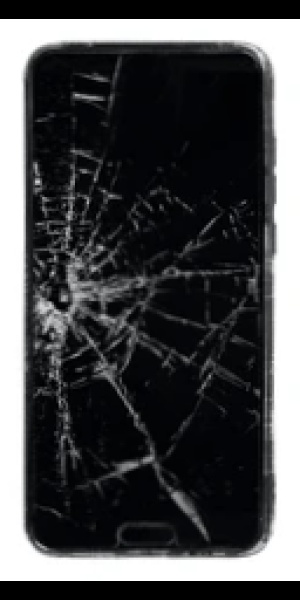
#> input picture processed_phones/phone_1.jpg, 300 x 600 px; its folder holds only this picture in this run
$ python rotation.py
#> lines starting #> are read from the running program, lines starting #| are printed output that depends on the picture; after the words box and inside, x2 and y2 are one past the last pixel; in counts of white or black regions, pixels touching at a corner belong together
#> in rotate_to_vertical, img_cv is the input picture: shape (600, 300, 3); mean B, G, R 76.9, 75.1, 74.4
import os
from PIL import Image
import cv2
import numpy as np

def intersection(line1, line2):
    rho1, theta1 = line1
    rho2, theta2 = line2
    A = np.array([
        [np.cos(theta1), np.sin(theta1)],
        [np.cos(theta2), np.sin(theta2)]
    ])
    b = np.array([[rho1], [rho2]])
    if np.linalg.det(A) == 0:
        return None
    x0, y0 = np.linalg.solve(A, b)
    return [float(x0), float(y0)]

def find_four_edges_and_corners(image, debug_path=None):
    """
    Thresholding + Hough Line approach: Detects four straight lines (top, bottom, left, right)
    using Hough Line Transform on a thresholded image. Draws the four lines and their intersections
    (corners) in the debug image. Returns the four corners if found.
    """
#> called with debug_path = 'output_rotated/phone_1_edges_debug.jpg'
    import math

    def intersection(line1, line2):
        rho1, theta1 = line1
        rho2, theta2 = line2
        A = np.array([
            [np.cos(theta1), np.sin(theta1)],
            [np.cos(theta2), np.sin(theta2)]
        ])
        b = np.array([[rho1], [rho2]])
        if np.linalg.det(A) == 0:
            return None
        x0, y0 = np.linalg.solve(A, b)
        return [float(x0), float(y0)]

    gray = cv2.cvtColor(image, cv2.COLOR_BGR2GRAY)
    # Thresholding
    _, binary = cv2.threshold(gray, 0, 255, cv2.THRESH_BINARY + cv2.THRESH_OTSU)
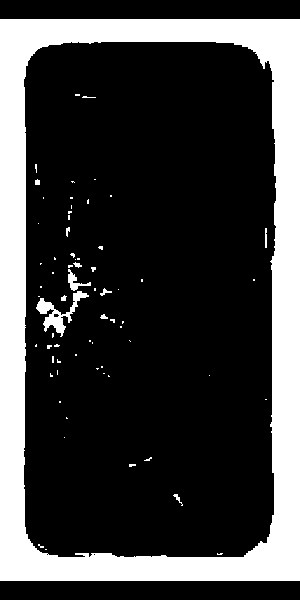
#> binary: shape (600, 300); 24.6% white; 68 white regions (57 under 20 px), largest, box (x1, y1, x2, y2) and area: (0, 19, 300, 581) 42774, (36, 291, 89, 337) 698, (68, 269, 91, 291) 169
    # Morphological close to connect edges
    kernel = cv2.getStructuringElement(cv2.MORPH_RECT, (7, 7))
    closed = cv2.morphologyEx(binary, cv2.MORPH_CLOSE, kernel)
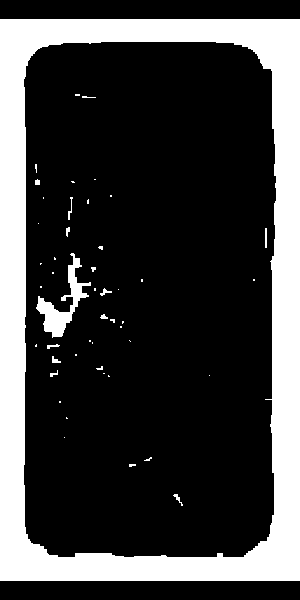
#> closed: shape (600, 300); 24.9% white; 48 white regions (36 under 20 px), largest, box (x1, y1, x2, y2) and area: (0, 19, 300, 581) 43006, (36, 253, 91, 338) 1319, (68, 197, 73, 220) 40

    # Hough Line Transform
    lines = cv2.HoughLines(closed, 1, np.pi / 180, threshold=120)
#> lines = 735 rows, first 8: [294, 0.0349], [22, 0.0175], [285, 0.0175], [23, 0.0349], [300, 0.0349], [-268, 3.09], [-278, 3.11], [-275, 3.11]
    debug_img = image.copy()
    h_img, w_img = image.shape[:2]
#> h_img = 600; w_img = 300
    y_center = h_img // 2
#> y_center = 300
    x_center = w_img // 2
#> x_center = 150

    # Draw all detected lines in green
    if lines is not None:
        for l in lines:
            rho, theta = l[0]
            a = np.cos(theta)
            b = np.sin(theta)
            x0 = a * rho
            y0 = b * rho
            pt1 = (int(x0 + 1000 * (-b)), int(y0 + 1000 * (a)))
            pt2 = (int(x0 - 1000 * (-b)), int(y0 - 1000 * (a)))
            cv2.line(debug_img, pt1, pt2, (0, 255, 0), 1)
#> this loop made 735 passes
#> (rho, theta, a, b, x0, y0, pt1, pt2) on passes 1 to 3: (294, 0.0349, 0.999, 0.0349, 293.8, 10.26, (258, 1009), (328, -989)), (22, 0.0175, 1, 0.0175, 22, 0.384, (4, 1000), (39, -999)), (285, 0.0175, 1, 0.0175, 285, 4.97, (267, 1004), (302, -994))
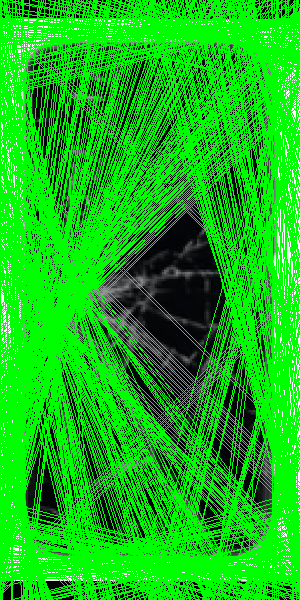
#> debug_img: shape (600, 300, 3); mean B, G, R 12.8, 187.2, 11.8

    # Separate lines into near-vertical and near-horizontal
    verticals = []
    horizontals = []
    if lines is not None:
        for l in lines:
            rho, theta = l[0]
            angle = np.degrees(theta)
            if (80 < angle < 100) or (260 < angle < 280):  # near-vertical
                if abs(np.cos(theta)) > 1e-6:
                    x_int = (rho - y_center * np.sin(theta)) / np.cos(theta)
                    verticals.append((rho, theta, x_int))
            elif (angle < 10 or angle > 170):  # near-horizontal
                if abs(np.sin(theta)) > 1e-6:
                    y_int = (rho - x_center * np.cos(theta)) / np.sin(theta)
                    horizontals.append((rho, theta, y_int))
#> this loop made 735 passes
#> (rho, theta, angle, y_int) on passes 1 to 12: (294, 0.0349, 2, 4128.8), (22, 0.0175, 1, -7332.9), (285, 0.0175, 1, 7736.6), (23, 0.0349, 2, -3636.4), (300, 0.0349, 2, 4300.7), (-268, 3.09, 177, -2258.6), (-278, 3.11, 178, -3670.3), (-275, 3.11, 178, -3584.3), (-272, 3.11, 178, -3498.4), (-6, 3.11, 178, 4123.5), (-4, 3.11, 178, 4180.8), (0, 3.11, 178, 4295.4)
#> (rho, theta, angle, x_int) on passes 36 to 41: (550, 1.66, 95, -2881.5), (45, 1.48, 85, -2912.7), (577, 1.5, 86, 3981.4), (557, 1.64, 94, -3694.7), (20, 1.66, 95, 3199.5), (576, 1.48, 85, 3179.8)

    # Select leftmost and rightmost verticals by x-intercept
    selected_verticals = []
    if len(verticals) >= 2:
        verticals_sorted = sorted(verticals, key=lambda x: x[2])
        selected_verticals = [verticals_sorted[0][:2], verticals_sorted[-1][:2]]
    elif len(verticals) == 1:
        selected_verticals = [verticals[0][:2], verticals[0][:2]]

    # Select topmost and bottommost horizontals by y-intercept
    selected_horizontals = []
    if len(horizontals) >= 2:
        horizontals_sorted = sorted(horizontals, key=lambda x: x[2])
        selected_horizontals = [horizontals_sorted[0][:2], horizontals_sorted[-1][:2]]
    elif len(horizontals) == 1:
        selected_horizontals = [horizontals[0][:2], horizontals[0][:2]]

    # Draw the four selected edges in yellow and thicker
    for l in selected_verticals + selected_horizontals:
        rho, theta = l
        a = np.cos(theta)
        b = np.sin(theta)
        x0 = a * rho
        y0 = b * rho
        pt1 = (int(x0 + 1000 * (-b)), int(y0 + 1000 * (a)))
        pt2 = (int(x0 - 1000 * (-b)), int(y0 - 1000 * (a)))
        cv2.line(debug_img, pt1, pt2, (0, 255, 255), 4)
#> this loop made 4 passes
#> l on passes 1 to 4: (24, 1.55), (25, 1.59), (-289, 3.12), (-1, 3.12)
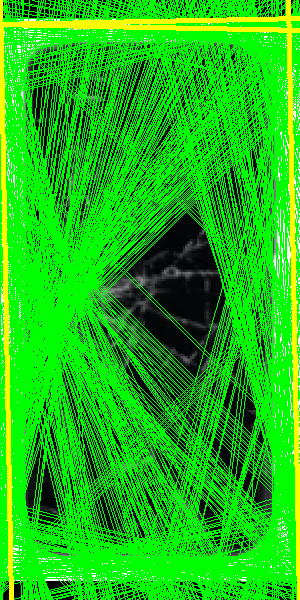
#> debug_img: shape (600, 300, 3); 4.68% of pixels changed, all inside (x1, y1, x2, y2) = (0, 0, 300, 600)

    # Find corners by intersection
    corners = []
    if len(selected_verticals) == 2 and len(selected_horizontals) == 2:
        for h in selected_horizontals:
            for v in selected_verticals:
                pt = intersection(h, v)
                if pt is not None:
                    corners.append(pt)
#> this loop made 2 passes
        if len(corners) == 4:
            corners = np.array(corners)
            s = corners.sum(axis=1)
            diff = np.diff(corners, axis=1)
            ordered = np.zeros((4, 2), dtype="float32")
            ordered[0] = corners[np.argmin(s)]  # top-left
            ordered[2] = corners[np.argmax(s)]  # bottom-right
            ordered[1] = corners[np.argmin(diff)]  # top-right
            ordered[3] = corners[np.argmax(diff)]  # bottom-left
            # Draw corners in red
            for idx, pt in enumerate(ordered):
                cv2.circle(debug_img, (int(pt[0]), int(pt[1])), 10, (0, 0, 255), -1)
                cv2.putText(debug_img, str(idx), (int(pt[0]), int(pt[1])), cv2.FONT_HERSHEY_SIMPLEX, 1, (255, 0, 0), 2)
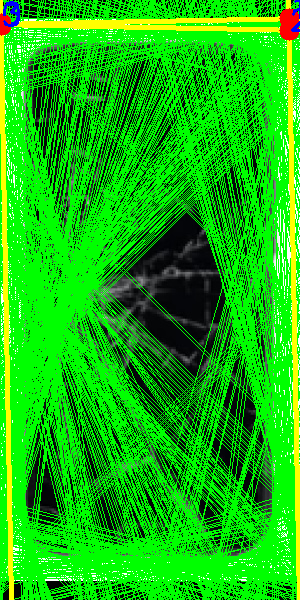
#> debug_img: shape (600, 300, 3); 0.56% of pixels changed, all inside (x1, y1, x2, y2) = (0, 0, 300, 41)
            corners = ordered
        else:
            corners = None
    else:
        corners = None

    # Always save debug images
    if debug_path is not None:
        cv2.imwrite(debug_path, debug_img)

    if corners is not None and len(corners) == 4:
        return corners, (selected_verticals, selected_horizontals)
    else:
        return None, (selected_verticals, selected_horizontals)

def four_point_transform(image, pts):
    rect = pts
    (tl, tr, br, bl) = rect

    widthA = np.linalg.norm(br - bl)
    widthB = np.linalg.norm(tr - tl)
    maxWidth = int(max(widthA, widthB))

    heightA = np.linalg.norm(tr - br)
    heightB = np.linalg.norm(tl - bl)
    maxHeight = int(max(heightA, heightB))

    if maxWidth < 10 or maxHeight < 10:
        print("Invalid output size, skipping transform.")
        return image

    dst = np.array([
        [0, 0],
        [maxWidth - 1, 0],
        [maxWidth - 1, maxHeight - 1],
        [0, maxHeight - 1]
    ], dtype="float32")

    M = cv2.getPerspectiveTransform(rect, dst)
    warped = cv2.warpPerspective(image, M, (maxWidth, maxHeight))
    return warped

def rotate_to_vertical(image_path, save_path=None, overwrite=True):
    """
    Detects the four main edges of the phone, computes their intersections (corners),
    applies a perspective transform to make the phone vertical, and saves the result.
    Always saves a debug image with detected edges and corners.
    """
    try:
        img_cv = cv2.imread(image_path)
        if img_cv is None:
            print(f"Error: Cannot read {image_path}")
            return False

        debug_path = None
        if save_path is not None:
            base, ext = os.path.splitext(save_path)
            debug_path = f"{base}_edges_debug{ext}"

        corners, _ = find_four_edges_and_corners(img_cv, debug_path=debug_path)
        if corners is not None and len(corners) == 4:
            warped = four_point_transform(img_cv, corners)
            rotated_pil = Image.fromarray(cv2.cvtColor(warped, cv2.COLOR_BGR2RGB))
        else:
            print(f"Could not find four edges/corners for {image_path}, saving original.")
            rotated_pil = Image.fromarray(cv2.cvtColor(img_cv, cv2.COLOR_BGR2RGB))

        if save_path is not None:
            rotated_pil.save(save_path)
        elif overwrite:
            rotated_pil.save(image_path)
        else:
            print("No valid save path specified.")
            return False
        return True
    except Exception as e:
        print(f"Error processing {image_path}: {e}")
        return False

def process_all_images_in_folder(input_folder, output_folder):
    """
    Processes all images in the given folder, rectifies them using the four main edges,
    and saves results to output_folder. Also saves debug images.
    """
    supported_ext = ('.jpg', '.jpeg', '.png', '.bmp', '.tiff')
    if not os.path.exists(output_folder):
        os.makedirs(output_folder)
    for filename in os.listdir(input_folder):
        if filename.lower().endswith(supported_ext):
            image_path = os.path.join(input_folder, filename)
            save_path = os.path.join(output_folder, filename)
            print(f"Processing {image_path} -> {save_path} ...")
            success = rotate_to_vertical(image_path, save_path=save_path, overwrite=False)
            if success:
                print(f"Rectified {filename} and saved to output_rotated (with debug edges).")
            else:
                print(f"Failed to process {filename}.")

if __name__ == "__main__":
    base_dir = os.path.dirname(__file__)
    input_folder = os.path.join(base_dir, "processed_phones")
    output_folder = os.path.join(base_dir, "output_rotated")
    process_all_images_in_folder(input_folder, output_folder)

$ run again, on processed_phones/phone_2.jpg
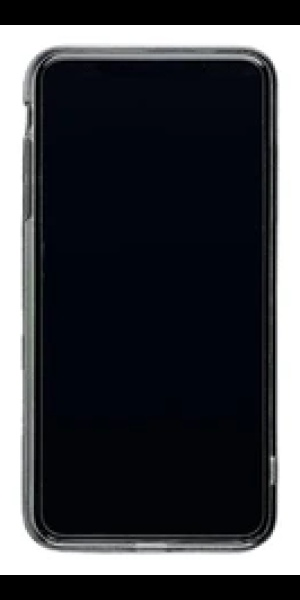
#> input picture processed_phones/phone_2.jpg, 300 x 600 px
#> in rotate_to_vertical, img_cv is the input picture: shape (600, 300, 3); mean B, G, R 70.2, 65.6, 63.6
#> binary: shape (600, 300); 24% white; 12 white regions (8 under 20 px), largest, box (x1, y1, x2, y2) and area: (0, 25, 300, 575) 42341, (48, 541, 253, 548) 764, (25, 435, 27, 471) 70, (271, 456, 275, 484) 60
#> closed: shape (600, 300); 25.9% white; 3 white regions (2 under 20 px), largest, box (x1, y1, x2, y2) and area: (0, 25, 300, 575) 46552
#> lines = 712 rows, first 8: [300, 0.0349], [22, 0.0175], [23, 0.0349], [-278, 3.11], [-275, 3.11], [-4, 3.11], [0, 3.11], [-282, 3.12]
#> the loop in find_four_edges_and_corners, `for l in lines:` made 712 passes
#> (rho, theta, a, b, x0, y0, pt1, pt2) on passes 1 to 3: (300, 0.0349, 0.999, 0.0349, 299.8, 10.47, (264, 1009), (334, -988)), (22, 0.0175, 1, 0.0175, 22, 0.384, (4, 1000), (39, -999)), (23, 0.0349, 0.999, 0.0349, 22.99, 0.803, (-11, 1000), (57, -998))
#> the loop in find_four_edges_and_corners, `for l in lines:` made 712 passes
#> (rho, theta, angle, y_int) on passes 1 to 8: (300, 0.0349, 2, 4300.7), (22, 0.0175, 1, -7332.9), (23, 0.0349, 2, -3636.4), (-278, 3.11, 178, -3670.3), (-275, 3.11, 178, -3584.3), (-4, 3.11, 178, 4180.8), (0, 3.11, 178, 4295.4), (-282, 3.12, 179, -7564.7)
#> the loop in find_four_edges_and_corners, `for l in selected_verticals + selected_horizontals:` made 4 passes
#> l on passes 1 to 4: (30, 1.55), (25, 1.59), (-289, 3.12), (-1, 3.12)
#> after the loop in find_four_edges_and_corners, `for l in selected_verticals + selected_horizontals:`:
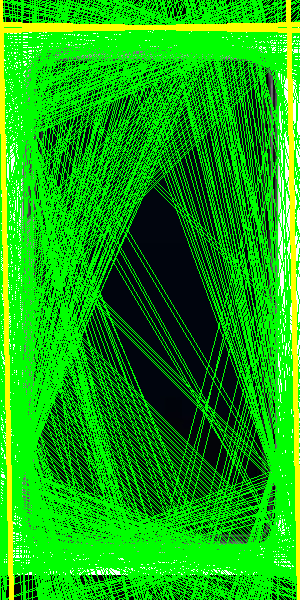
#> debug_img: shape (600, 300, 3); mean B, G, R 11.4, 171.6, 19.6
#> the loop in find_four_edges_and_corners, `for h in selected_horizontals:` made 2 passes
#> after the loop in find_four_edges_and_corners, `for idx, pt in enumerate(ordered):`:
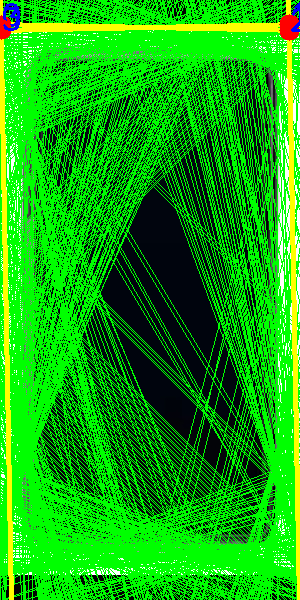
#> debug_img: shape (600, 300, 3); 0.53% of pixels changed, all inside (x1, y1, x2, y2) = (0, 2, 300, 41)
